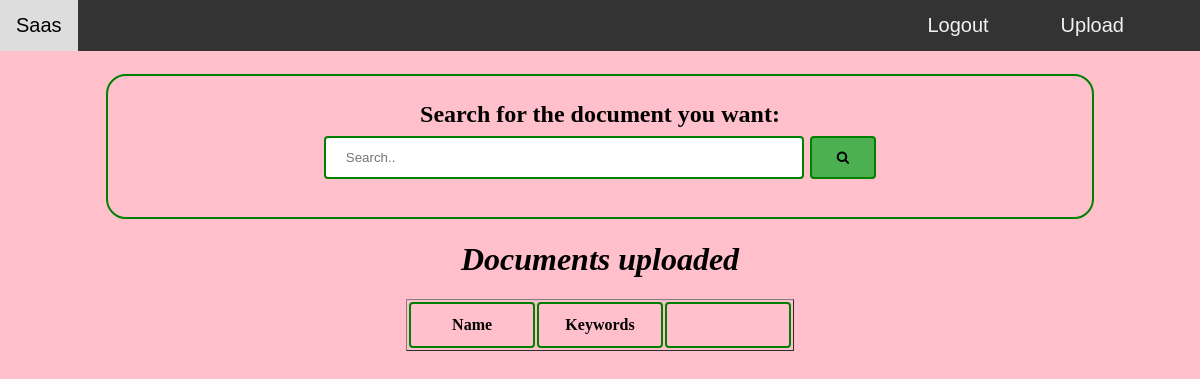
Page /your_post.php (signed in) on the earlier database version.
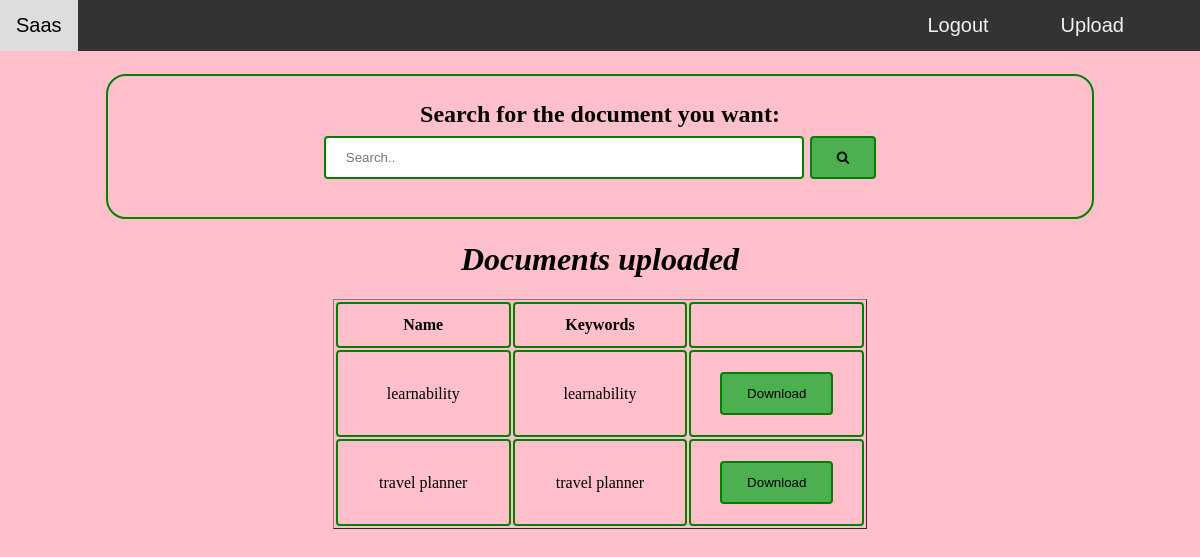
Same page on the later database version.
### tables this page shows
CREATE TABLE `upload` (
  `ID` int(11) NOT NULL,
  `Path` varchar(255) NOT NULL,
  `Name` varchar(50) NOT NULL,
  `Keywords` varchar(200) NOT NULL,
  `user_id` int(11) NOT NULL
);

### your_post.php (the view, shortened to what this page needs)
<?php
if(isset($_SESSION['user'])){
?>
<!DOCTYPE html>
<html>
<head>
<link rel="stylesheet" href="https://cdnjs.cloudflare.com/ajax/libs/font-awesome/4.7.0/css/font-awesome.min.css">
<link rel="stylesheet" href="style.css">
</head>
<body><nav>
    <div class="topnav" id="myTopnav">
            <a href="index.php">Saas</a>
            <a href="Upload1.php" style="float:right; margin-right:60px;">Upload</a>
            <a href="index.php" style="float:right; margin-right:40px;">Logout</a>
          </div></nav>
            <br><br><br>
    <center>
        <form action="try.php" name="myForm" method="POST" onsubmit="return validateForm()">
            <fieldset>
               <h2>  Search for the document you want:<br>
<input type="text" placeholder="Search.." name="search">
<button type="submit"><i class="fa fa-search"></i></button></h2>
</fieldset>
</form>
    </center>
    <?php
    include 'connection.php';
$user = $_SESSION['user'];
$query1 = "select * from register where Username='$user'";
$result1 = mysqli_query($conn,$query1);
$row1 = mysqli_fetch_array($result1);
$id = $row1["ID"];
$query = "SELECT * FROM  upload WHERE user_id='$id'";
$result = mysqli_query($conn,$query);
$rowcount = mysqli_num_rows($result);
?>
<center><h1 style="color:black;">Documents uploaded</h1></center>
<center><table border="1">
    <tr>
        <th>Name</th>
        <th>Keywords</th>
        <th></th>
    </tr>
<?php
for($i=1;$i<=$rowcount;$i++)
{
    $row = mysqli_fetch_array($result);
?>
<tr>
    <td><?php echo $row["Name"] ?></td>
    <td><?php echo $row["Keywords"] ?></td>
    <td><?php echo "<a href=".$row["Path"]."><button>Download</button></a>" ?></td>
</tr>
<?php
}
?>
</table>
</center>
    <?php
}else{
    header("location:index.php");
}?>
</body>
</html>

### style.css (style rules this page uses)
.topnav { overflow: hidden; background-color: #333; position: fixed; top: 0; width: 100%; }
.topnav a { float: left; display: block; color: #f2f2f2; text-align: center; padding: 14px 16px; text-decoration: none; font-family: Arial, Helvetica, sans-serif; font-size: 20px; }
input[type=text] { width: 50%; padding: 12px 20px; margin: 8px 0; box-sizing: border-box; border: 2px solid green; border-radius: 4px; }
button { background-color: #4CAF50; padding: 12px 25px; margin: 8px 0; box-sizing: border-box; border: 2px solid green; border-radius: 4px; }
h1 { font-style:italic; }
h2 { font-weight:bold; }
body { background-color:pink; margin: 0; padding: 0; }
a { text-decoration: none; color: black; }
fieldset { width: 80%; border: 2px solid green; border-radius: 20px; }

### your_post.php (style rules this page uses)
th { width: 30%; padding: 12px 20px; margin: 8px 0; box-sizing: border-box; border: 2px solid green; border-radius: 4px; }
td { width: 30%; padding: 12px 20px; margin: 8px 0; box-sizing: border-box; border: 2px solid green; border-radius: 4px; text-align: center; }

Differences in the rows shown:
added upload: Name "learnability", Keywords "learnability"
added upload: Name "travel planner", Keywords "travel planner"
